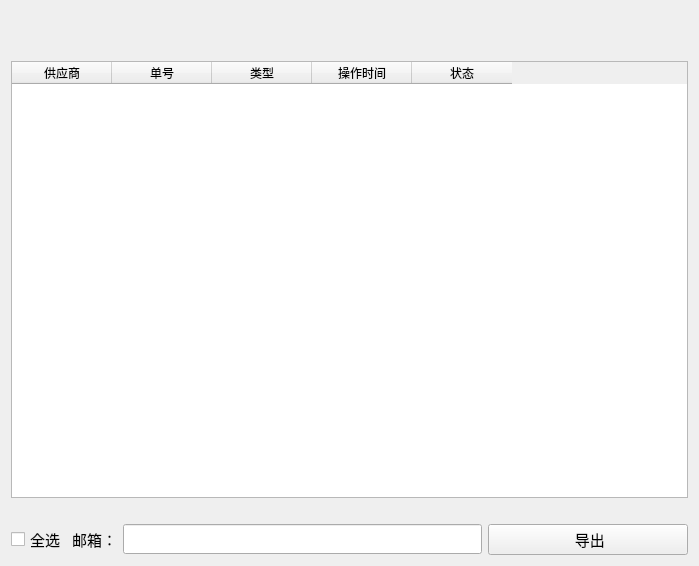
<?xml version="1.0" encoding="UTF-8"?>
<ui version="4.0">
 <class>AccountExport</class>
 <widget class="QWidget" name="AccountExport">
  <property name="geometry">
   <rect>
    <x>0</x>
    <y>0</y>
    <width>699</width>
    <height>566</height>
   </rect>
  </property>
  <property name="windowTitle">
   <string>Form</string>
  </property>
  <layout class="QVBoxLayout" name="verticalLayout_2">
   <item>
    <spacer name="horizontalSpacer">
     <property name="orientation">
      <enum>Qt::Horizontal</enum>
     </property>
     <property name="sizeHint" stdset="0">
      <size>
       <width>40</width>
       <height>25</height>
      </size>
     </property>
    </spacer>
   </item>
   <item>
    <spacer name="horizontalSpacer_2">
     <property name="orientation">
      <enum>Qt::Horizontal</enum>
     </property>
     <property name="sizeHint" stdset="0">
      <size>
       <width>40</width>
       <height>25</height>
      </size>
     </property>
    </spacer>
   </item>
   <item>
    <layout class="QVBoxLayout" name="verticalLayout">
     <item>
      <layout class="QHBoxLayout" name="horizontalLayout"/>
     </item>
     <item>
      <widget class="QTableWidget" name="tableWidgetAccount">
       <column>
        <property name="text">
         <string>供应商</string>
        </property>
       </column>
       <column>
        <property name="text">
         <string>单号</string>
        </property>
       </column>
       <column>
        <property name="text">
         <string>类型</string>
        </property>
       </column>
       <column>
        <property name="text">
         <string>操作时间</string>
        </property>
       </column>
       <column>
        <property name="text">
         <string>状态</string>
        </property>
       </column>
      </widget>
     </item>
     <item>
      <spacer name="horizontalSpacer_3">
       <property name="orientation">
        <enum>Qt::Horizontal</enum>
       </property>
       <property name="sizeHint" stdset="0">
        <size>
         <width>40</width>
         <height>20</height>
        </size>
       </property>
      </spacer>
     </item>
     <item>
      <layout class="QHBoxLayout" name="horizontalLayout_2">
       <item>
        <widget class="QCheckBox" name="checkBoxAllSelect">
         <property name="font">
          <font>
           <family>宋体</family>
           <pointsize>11</pointsize>
          </font>
         </property>
         <property name="text">
          <string>全选</string>
         </property>
         <property name="icon">
          <iconset resource="../../res.qrc">
           <normaloff>:/image/image/确认.png</normaloff>:/image/image/确认.png</iconset>
         </property>
        </widget>
       </item>
       <item>
        <widget class="QLabel" name="labelEmail">
         <property name="font">
          <font>
           <family>宋体</family>
           <pointsize>11</pointsize>
           <weight>50</weight>
           <bold>false</bold>
          </font>
         </property>
         <property name="text">
          <string>邮箱：</string>
         </property>
        </widget>
       </item>
       <item>
        <widget class="QLineEdit" name="lineEditEmail">
         <property name="minimumSize">
          <size>
           <width>0</width>
           <height>30</height>
          </size>
         </property>
         <property name="maximumSize">
          <size>
           <width>16777215</width>
           <height>30</height>
          </size>
         </property>
         <property name="font">
          <font>
           <family>宋体</family>
           <pointsize>12</pointsize>
           <weight>75</weight>
           <bold>true</bold>
          </font>
         </property>
        </widget>
       </item>
       <item>
        <widget class="QPushButton" name="pushButtonExport">
         <property name="minimumSize">
          <size>
           <width>200</width>
           <height>30</height>
          </size>
         </property>
         <property name="font">
          <font>
           <family>宋体</family>
           <pointsize>11</pointsize>
           <weight>50</weight>
           <bold>false</bold>
          </font>
         </property>
         <property name="text">
          <string> 导出</string>
         </property>
         <property name="icon">
          <iconset resource="../../res.qrc">
           <normaloff>:/image/image/export.png</normaloff>:/image/image/export.png</iconset>
         </property>
        </widget>
       </item>
      </layout>
     </item>
    </layout>
   </item>
  </layout>
 </widget>
 <resources>
  <include location="../../res.qrc"/>
 </resources>
 <connections/>
</ui>
